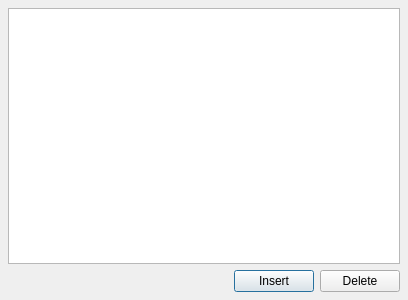
<?xml version="1.0" encoding="UTF-8"?>
<ui version="4.0">
 <class>TagManagerDlg</class>
 <widget class="QDialog" name="TagManagerDlg">
  <property name="minimumSize">
   <size>
    <width>400</width>
    <height>300</height>
   </size>
  </property>
  <property name="windowTitle">
   <string>Tags</string>
  </property>
  <layout class="QGridLayout" name="gridLayout">
   <property name="leftMargin">
    <number>8</number>
   </property>
   <property name="topMargin">
    <number>8</number>
   </property>
   <property name="rightMargin">
    <number>8</number>
   </property>
   <property name="bottomMargin">
    <number>8</number>
   </property>
   <item row="0" column="0" colspan="3">
    <widget class="QTableView" name="tableView"/>
   </item>
   <item row="1" column="0">
    <spacer name="horizontalSpacer">
     <property name="orientation">
      <enum>Qt::Orientation::Horizontal</enum>
     </property>
     <property name="sizeHint" stdset="0">
      <size>
       <width>220</width>
       <height>5</height>
      </size>
     </property>
    </spacer>
   </item>
   <item row="1" column="1">
    <widget class="QPushButton" name="pBtnInsert">
     <property name="text">
      <string>Insert</string>
     </property>
     <property name="default">
      <bool>true</bool>
     </property>
    </widget>
   </item>
   <item row="1" column="2">
    <widget class="QPushButton" name="pBtnDelete">
     <property name="text">
      <string>Delete</string>
     </property>
    </widget>
   </item>
  </layout>
 </widget>
 <resources/>
 <connections/>
</ui>
